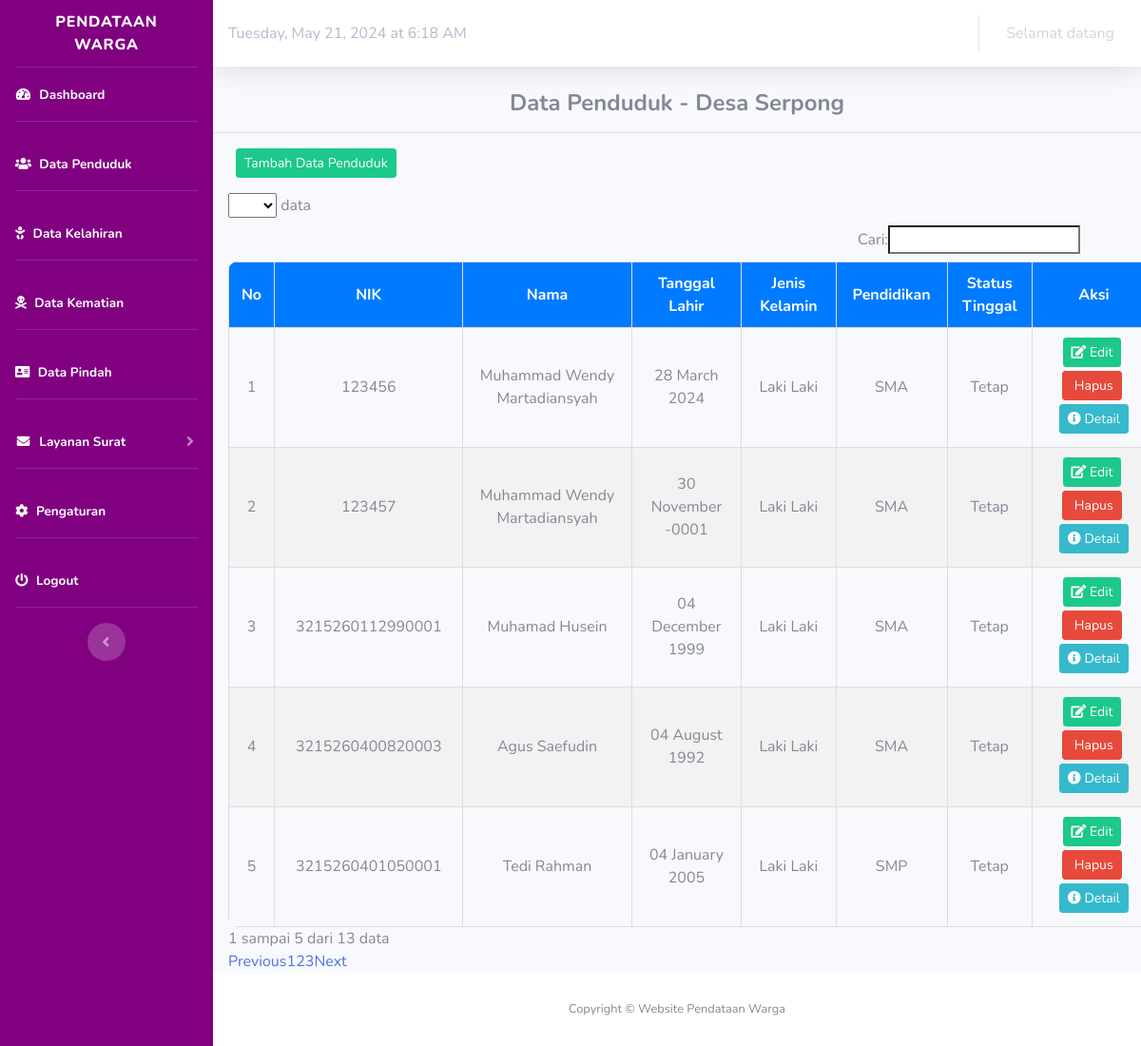
/index.php/penduduk, run on the app's committed database.
### tables this page shows
CREATE TABLE `penduduk` (
  `nik` bigint(16) NOT NULL,
  `no_kk` bigint(16) NOT NULL,
  `nama` varchar(50) NOT NULL,
  `tempat_lahir` varchar(20) NOT NULL,
  `tanggal_lahir` date NOT NULL,
  `jenis_kelamin` varchar(20) NOT NULL,
  `alamat` varchar(100) NOT NULL,
  `rt` varchar(5) NOT NULL,
  `rw` varchar(50) NOT NULL,
  `agama` varchar(20) NOT NULL,
  `status_perkawinan` varchar(20) NOT NULL,
  `pendidikan` varchar(50) NOT NULL,
  `pekerjaan` varchar(20) NOT NULL,
  `status` varchar(50) NOT NULL,
  `golongan_darah` varchar(20) NOT NULL,
  `kewarganegaraan` varchar(20) NOT NULL
);

### application/controllers/Penduduk.php (called while the page is built, shortened)
<?php
class Penduduk extends CI_Controller
{
    public function __construct()
    {
        $this->load->model('m_penduduk');
    }
    public function index()
    {
        $data['title'] = "Data Penduduk - Desa Serpong";
        $data['penduduk'] = $this->m_penduduk->tampil();
        $this->load->view('template/header', $data);
        $this->load->view('template/sidebar');
        $this->load->view('template/topbar');
        $this->load->view('penduduk/tampil_penduduk');
        $this->load->view('template/footer');
    }
}

### index.php (called while the page is built, shortened)
<?php
require_once BASEPATH.'core/CodeIgniter.php';

### application/models/m_penduduk.php (called while the page is built, shortened)
<?php
class M_penduduk extends CI_Model
{
    public function tampil()
    {
        return $this->db->get('penduduk')->result();
    }
}

### application/views/penduduk/tampil_penduduk.php (the view, shortened to what this page needs)
<div class="content-wrapper">
    <section class="content">
        <div class="box box-info">
            <div class="box-header">
                <h4 style="text-align:center"><b><?= $title; ?></b></h4>
                <hr>
            </div>
            <div class="box-body table-responsive ml-3">
                <p>
                    <a href="<?= base_url('penduduk/tambah'); ?>" class="ml-2 btn btn-sm btn-success">Tambah Data Penduduk</a>
                </p>
                <table id="data" class="styled-table">
                    <thead>
                        <tr>
                            <th>No</th>
                            <th>NIK</th>
                            <th>Nama</th>
                            <th>Tanggal Lahir</th>
                            <th>Jenis Kelamin</th>
                            <th>Pendidikan</th>
                            <th>Status Tinggal</th>
                            <th>Aksi</th>
                        </tr>
                    </thead>
                    <tbody>
                        <?php $no = 1; ?>
                        <?php foreach ($penduduk as $p) : ?>
                            <tr>
                                <td><?= $no; ?></td>
                                <td><?= $p->nik; ?></td>
                                <td><?= $p->nama; ?></td>
                                <td><?= date('d F Y', strtotime($p->tanggal_lahir)); ?></td>
                                <td><?= $p->jenis_kelamin; ?></td>
                                <td><?= $p->pendidikan; ?></td>
                                <td><?= $p->status; ?></td>
                                <td>
                                    <a href="<?= base_url('penduduk/edit/' . $p->nik); ?>" class="btn btn-success btn-sm mr-1 mb-1"><i class="fas fa-edit"></i> Edit</a>
                                    <a href="<?= base_url('penduduk/hapus/' . $p->nik); ?>" class="btn btn-danger btn-sm mr-1 mb-1" onClick="return confirm('Yakin Akan Menghapus Data?');"><i class="fa fa-trash-o"></i> Hapus</a>
                                    <a href="<?= base_url('penduduk/detail/' . $p->nik); ?>" class="btn btn-info btn-sm mb-1"><i class="fa fa-info-circle"></i> Detail</a>
                                </td>
                            </tr>
                            <?php $no++; ?>
                        <?php endforeach; ?>
                    </tbody>
                </table>
            </div>
        </div>
    </section>
</div>

### application/views/penduduk/tampil_penduduk.php (style rules this page uses)
.styled-table { width: 100%; border-collapse: collapse; border-radius: 10px; overflow: hidden; }
.styled-table thead th { background-color: #007bff; color: #fff; text-align: center; padding: 10px; border: 1px solid #ddd; }
.styled-table tbody td { text-align: center; padding: 10px; border: 1px solid #ddd; }
.styled-table tbody tr:nth-child(even) { background-color: #f2f2f2; }

### data on the page
penduduk: nik "123456", nama "Muhammad Wendy Martadiansyah", tanggal_lahir "28 March 2024", jenis_kelamin "Laki Laki", pendidikan "SMA", status "Tetap"
penduduk: nik "123457", nama "Muhammad Wendy Martadiansyah", tanggal_lahir "30 November -0001", jenis_kelamin "Laki Laki", pendidikan "SMA", status "Tetap"
penduduk: nik "3215260112990001", nama "Muhamad Husein", tanggal_lahir "04 December 1999", jenis_kelamin "Laki Laki", pendidikan "SMA", status "Tetap"
penduduk: nik "3215260400820003", nama "Agus Saefudin", tanggal_lahir "04 August 1992", jenis_kelamin "Laki Laki", pendidikan "SMA", status "Tetap"
penduduk: nik "3215260401050001", nama "Tedi Rahman", tanggal_lahir "04 January 2005", jenis_kelamin "Laki Laki", pendidikan "SMP", status "Tetap"

### other printed values
$title "Data Penduduk - Desa Serpong"
